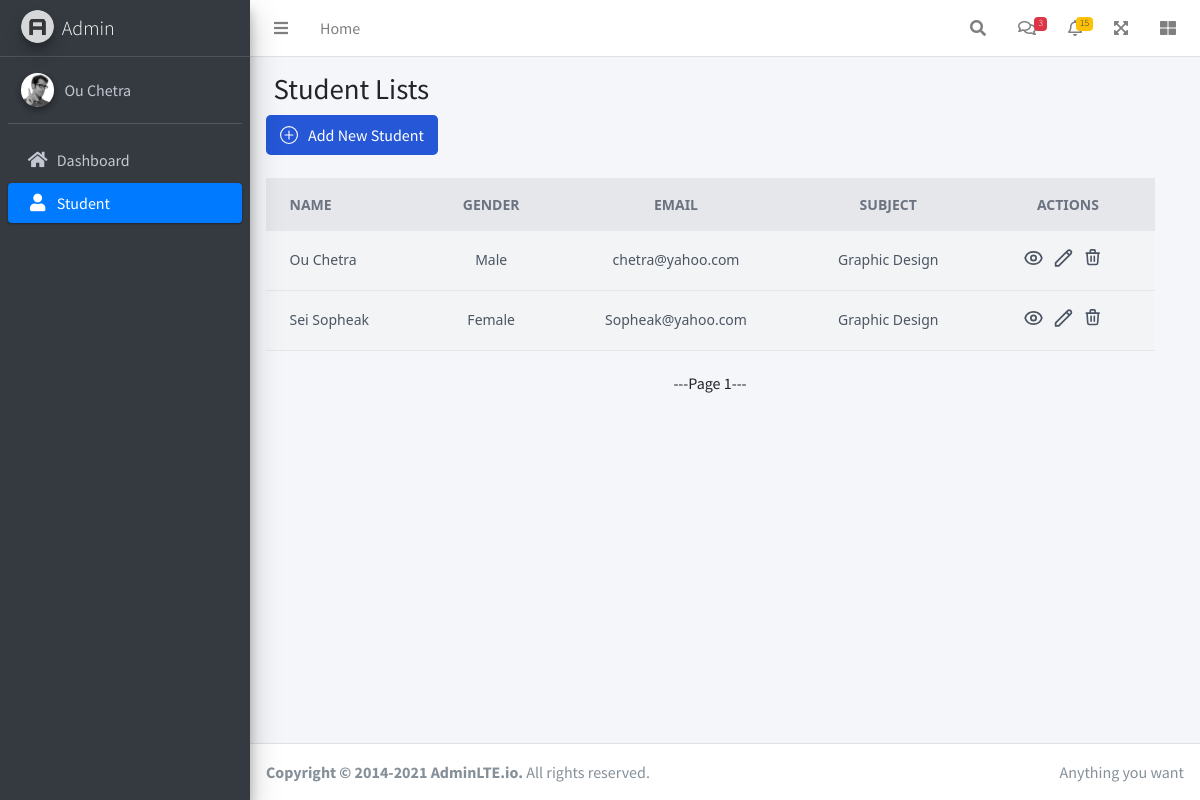
The page /admin/student on the database as committed earlier.
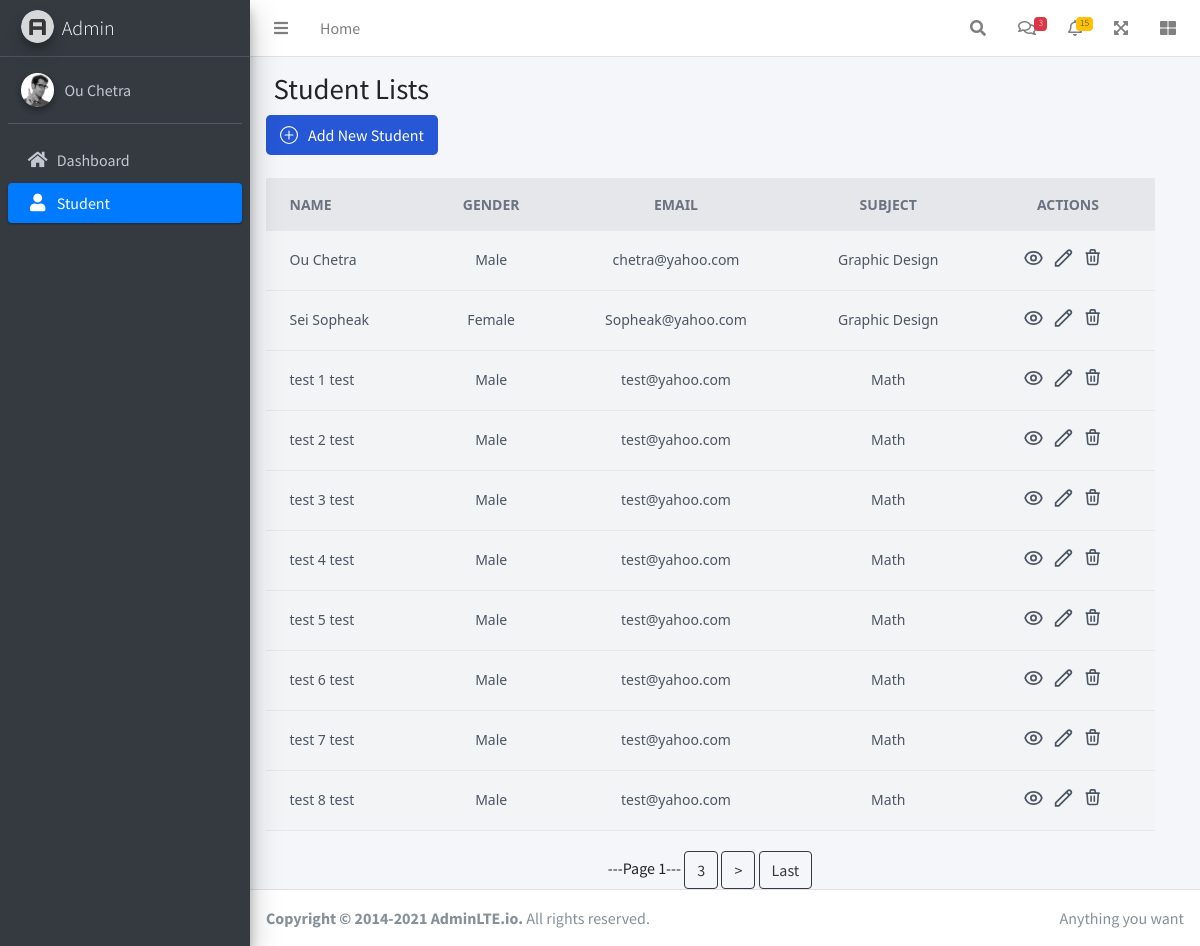
The same page on the database as committed later.
### tables this page shows
CREATE TABLE students (
    sid INTEGER PRIMARY KEY AUTOINCREMENT,
    firstName TEXT NOT NULL,
    lastName TEXT NOT NULL,
    birthday TEXT NOT NULL,
    gender TEXT NOT NULL,
    email TEXT NOT NULL,
    phoneNumber TEXT NOT NULL,
    subject TEXT NOT NULL
);

### app.py (the view)
@app.route('/admin/student')
def student():
    con = sql.connect("student_ss34.db")
    con.row_factory = sql.Row
    cur = con.cursor()
    page = request.args.get('page', 1, type=int)
    records_per_page = 10
    offset = (page - 1) * records_per_page
    cur.execute("select * from students LIMIT ? OFFSET ?", (records_per_page, offset))
    rows = cur.fetchall()
    cur.execute("SELECT COUNT(*) FROM students")
    total_records = cur.fetchone()[0]
    total_pages = (total_records // records_per_page) + (total_records % records_per_page > 0)
    return render_template('admin/student/index.html', rows=rows, page=page, total_pages=total_pages)

### templates/admin/student/index.html (shortened to what this page needs)
{% extends 'admin/layout_admin.html' %}
{% block main_content %}
    <div class="content-header">
        <div class="container-fluid">
            <div class="row mb-2">
                <div class="col-sm-6">
                    <h1 class="m-0">Student Lists</h1>
                </div>
            </div>
        </div>
        <a href="{{ url_for('add_student') }}">
            <button type="submit"
                    class="text-white bg-[#2557D6] hover:bg-[#2557D6]/90 focus:ring-4 focus:ring-[#2557D6]/50 focus:outline-none font-medium rounded-lg text-md px-3.5 py-2 text-center inline-flex items-center dark:focus:ring-[#2557D6]/50 mr-2 mb-2">
                Add New Student
            </button>
        </a>
    </div>
    <div class="content" style="padding-right: 30px">
        <div class="container-fluid">
            <div class="row">
                <div class="col-lg-12 lg-12">
                    <div class="overflow-x-auto">
                        <div class="bg-gray-100 flex items-center justify-center bg-gray-100 font-sans overflow-hidden">
                            <div class="w-full lg:w-6/6">
                                <table class="min-w-max w-full table-auto">
                                    <thead>
                                    <tr class="bg-gray-200 text-gray-500 uppercase text-sm leading-normal">
                                        <th class="py-3 px-6 text-left">Name</th>
                                        <th class="py-3 px-6 text-center">Gender</th>
                                        <th class="py-3 px-6 text-center">Email</th>
                                        <th class="py-3 px-6 text-center">Subject</th>
                                        <th class="py-3 px-6 text-center">Actions</th>
                                    </tr>
                                    </thead>
                                    {% for item in rows %}
                                        <tbody class="text-gray-600 text-sm font-light">
                                        <tr class="border-b border-gray-200 hover:bg-gray-100">
                                            <td class="py-3 px-6 text-left whitespace-nowrap">
                                                <span class="font-medium">{{ item.firstName }} {{ item.lastName }}</span>
                                            </td>
                                            <td class="py-3 px-6 text-center">
                                                <span>{{ item.gender }}</span>
                                            </td>
                                            <td class="py-3 px-6 text-center">
                                                <span>{{ item.email }}</span>
                                            </td>
                                            <td class="py-3 px-6 text-center">
                                                <span>{{ item.subject }}</span>
                                            </td>
                                            <td class="py-3 px-6 text-center">
                                                <div class="flex item-center justify-center">
                                                    <div class="w-5 mr-2.5 transform hover:text-blue-500 hover:scale-110">
                                                        <form method="post" action="/admin/detail_student">
                                                            <button type="submit">
                                                            </button>
                                                        </form>
                                                    </div>
                                                    <div class="w-5 mr-2.5 transform hover:text-blue-500 hover:scale-110">
                                                        <form method="post" action="/admin/edit_student">
                                                            <button type="submit">
                                                                <svg xmlns="http://www.w3.org/2000/svg" width=21
                                                                     height=22 fill="none"
                                                                     viewBox="0 0 24 24" stroke="currentColor">
                                                                    <path stroke-linecap="round" stroke-linejoin="round"
                                                                          stroke-width="2"
                                                                          d="M15.232 5.232l3.536 3.536m-2.036-5.036a2.5 2.5 0 113.536 3.536L6.5 21.036H3v-3.572L16.732 3.732z"/>
                                                                </svg>
                                                            </button>
                                                        </form>
                                                    </div>
                                                    <div class="w-5 mr-2.5 transform hover:text-red-500 hover:scale-110">
                                                        <form
                                                                action="{{ url_for('delete_student') }}"
                                                                method="post"
                                                        >
                                                            <button type="submit">
                                                                <svg xmlns="http://www.w3.org/2000/svg" width=21
                                                                     height=22 fill="none"
                                                                     viewBox="0 0 26 26"
                                                                     stroke="currentColor">
                                                                    <path stroke-linecap="round" stroke-linejoin="round"
                                                                          stroke-width="2"
                                                                          d="M19 7l-.867 12.142A2 2 0 0116.138 21H7.862a2 2 0 01-1.995-1.858L5 7m5 4v6m4-6v6m1-10V4a1 1 0 00-1-1h-4a1 1 0 00-1 1v3M4 7h16"/>
                                                                </svg>
                                                            </button>
                                                        </form>
                                                    </div>
                                                </div>
                                            </td>
                                        </tr>
                                        </tbody>
                                    {% endfor %}
                                </table>
                            </div>
                        </div>
                    </div>
                </div>
            </div>
        </div>
        <div style="margin-top: 20px" class="text-center">
            <span>---Page {{ page }}---</span>
            {% if page < total_pages %}
                {% if page+2 <= total_pages %}
                    <a href="{{ url_for('student', page=page+2) }}" class="btn btn-outline-dark">{{ page+2 }}</a>
                {% endif %}
                <a href="{{ url_for('student', page=page+1) }}" class="btn btn-outline-dark">></a>
                <a href="{{ url_for('student', page=total_pages) }}" class="btn btn-outline-dark">Last</a>
            {% endif %}
        </div>
    </div>
{% endblock %}

### templates/admin/layout_admin.html (shortened to what this page needs)
<!DOCTYPE html>
<html lang="en">
<head>
    <link rel="stylesheet" href="../../../static/plugins/fontawesome-free/css/all.min.css">
    <link rel="stylesheet" href="../../../static/css/adminlte.min.css">
    <script src="https://cdn.tailwindcss.com"></script>
</head>
<body class="hold-transition sidebar-mini">
<div class="wrapper">
    <nav class="main-header navbar navbar-expand navbar-white navbar-light">
        <ul class="navbar-nav">
            <li class="nav-item">
                <a class="nav-link" data-widget="pushmenu" href="#" role="button"><i class="fas fa-bars"></i></a>
            </li>
            <li class="nav-item d-none d-sm-inline-block">
                <a href="/" class="nav-link">Home</a>
            </li>
        </ul>
        <ul class="navbar-nav ml-auto">
            <li class="nav-item">
                <a class="nav-link" data-widget="navbar-search" href="#" role="button">
                    <i class="fas fa-search"></i>
                </a>
            </li>
            <li class="nav-item dropdown">
                <a class="nav-link" data-toggle="dropdown" href="#">
                    <i class="far fa-comments"></i>
                    <span class="badge badge-danger navbar-badge">3</span>
                </a>
            </li>
            <li class="nav-item dropdown">
                <a class="nav-link" data-toggle="dropdown" href="#">
                    <i class="far fa-bell"></i>
                    <span class="badge badge-warning navbar-badge">15</span>
                </a>
            </li>
            <li class="nav-item">
                <a class="nav-link" data-widget="fullscreen" href="#" role="button">
                    <i class="fas fa-expand-arrows-alt"></i>
                </a>
            </li>
            <li class="nav-item">
                <a class="nav-link" data-widget="control-sidebar" data-slide="true" href="#" role="button">
                    <i class="fas fa-th-large"></i>
                </a>
            </li>
        </ul>
    </nav>
    <aside class="main-sidebar sidebar-dark-primary elevation-4">
        <a href="/admin" class="brand-link">
            <img src="../../../static/img/AdminLTELogo.png" alt="AdminLTE Logo"
                 class="brand-image img-circle elevation-3"
                 style="opacity: .8">
            <span class="brand-text font-weight-light">Admin</span>
        </a>
        <div class="sidebar">
            <div class="user-panel mt-3 pb-3 mb-3 d-flex">
                <div class="image">
                    <img src="../../../static/img/user2-160x160.jpg" class="img-circle elevation-2" alt="User Image">
                </div>
                <div class="info">
                    <a href="#" class="d-block">Ou Chetra</a>
                </div>
            </div>
            <nav class="mt-2">
                <ul class="nav nav-pills nav-sidebar flex-column" data-widget="treeview" role="menu"
                    data-accordion="false">
                    {% with current_link=request.endpoint %}
                        <li class="nav-item">
                            <a href="{{ url_for('admin') }}"
                               class="nav-link {% if current_link == 'admin' %}active{% endif %}">
                                <i class="nav-icon fas fa-home"></i>
                                <p>
                                    Dashboard
                                </p>
                            </a>
                        </li>
                        <li class="nav-item">
                            <a href="{{ url_for('student') }}"
                               class="nav-link {% if current_link == 'student' %}active{% endif %}">
                                <i class="nav-icon fas fa-user"></i>
                                <p>
                                    Student
                                </p>
                            </a>
                        </li>
                    {% endwith %}
                </ul>
            </nav>
        </div>
    </aside>
    <div class="content-wrapper">
        <div class="content">
            {% block main_content %}{% endblock %}
        </div>
    </div>
    <footer class="main-footer">
        <div class="float-right d-none d-sm-inline">
            Anything you want
        </div>
        <strong>Copyright &copy; 2014-2021 <a href="https://adminlte.io">AdminLTE.io</a>.</strong> All rights reserved.
    </footer>
</div>
</body>
</html>

Rows that differ between the two databases and show on the page:
added students: firstName "test 1", lastName "test", gender "Male", email "test@yahoo.com", subject "Math"
added students: firstName "test 2", lastName "test", gender "Male", email "test@yahoo.com", subject "Math"
added students: firstName "test 3", lastName "test", gender "Male", email "test@yahoo.com", subject "Math"
added students: firstName "test 4", lastName "test", gender "Male", email "test@yahoo.com", subject "Math"
added students: firstName "test 5", lastName "test", gender "Male", email "test@yahoo.com", subject "Math"
added students: firstName "test 6", lastName "test", gender "Male", email "test@yahoo.com", subject "Math"
added students: firstName "test 7", lastName "test", gender "Male", email "test@yahoo.com", subject "Math"
added students: firstName "test 8", lastName "test", gender "Male", email "test@yahoo.com", subject "Math"
Other text that changed with them:
{{ page+2 }}: (not shown) → "3"
text now shown: "> Last"
